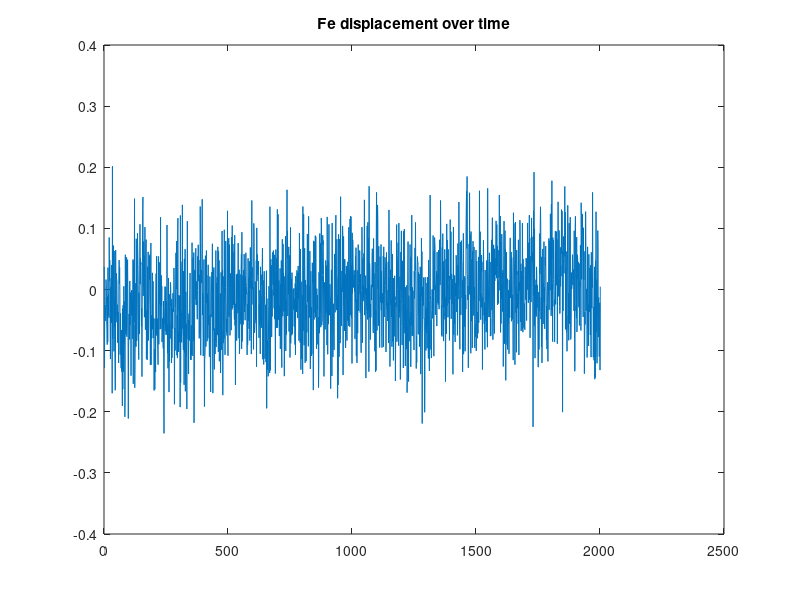
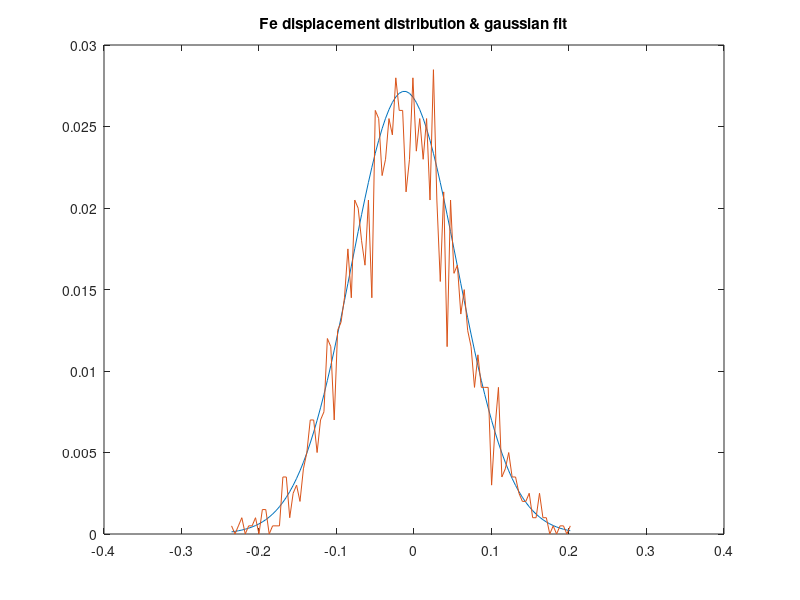
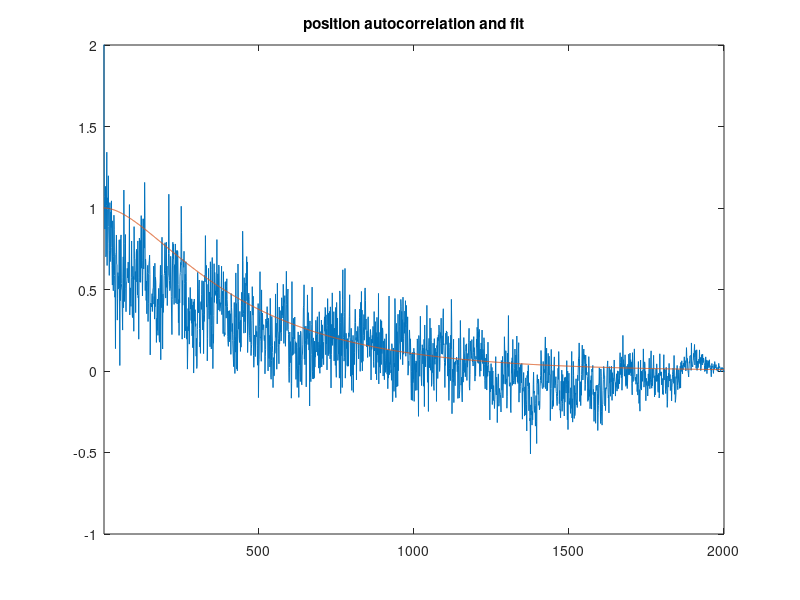
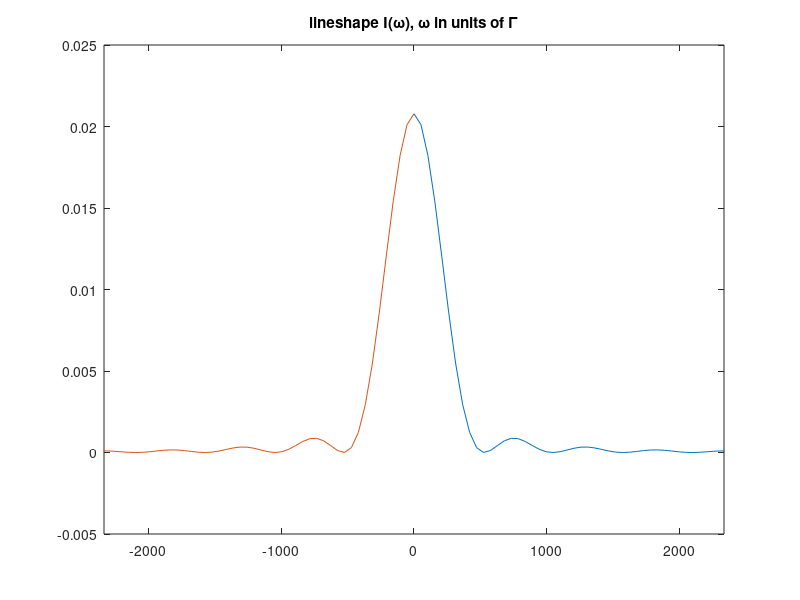

Source code (MATLAB) for these figures, in order:
clear
% change filename below as appropriate
rawdist=importdata('mb-ws.FEdist.dat');
figure, plot(rawdist), title('Fe displacement over time')
rawdistacorr=xcorr(rawdist);
poscorr=rawdistacorr(2001:4001);

%%%% uncomment the following to see frequency analysis of  position autocorrelation

% figure, plot(poscorr), title('position autocorrelation')
% y=poscorr;
% fbin=10000;
% Y = fft(y,fbin);
% Pyy = Y.* conj(Y) / fbin;
% f = 2*pi*(0:(fbin/2))/fbin;
% figure
% plot(f,Pyy(1:(fbin/2+1)))
% axis([0 0.120 0 5])
% title('Frequency content of position autocorrelation function')
% [C,I]=max(Pyy);, peakfreq=f(I)

units='angstroms,picoseconds'
gamma=3e-6
kray=7.3

timing=-2000:2000;
exphalfgammat=exp(-0.5*gamma*abs(timing));

distmax=max(rawdist)
distmin=min(rawdist)
scale=(min(rawdist):(max(rawdist)-min(rawdist))/99:max(rawdist));
histdist=hist(rawdist,100);
sig=std(rawdist)
a=mean(rawdist)
gauss=(9.3*exp(-1*(scale-a).^2/(2*sig^2))/sqrt(2*pi*sig^2));
figure, plot(scale,gauss/2001,scale,histdist/2001), title('Fe displacement distribution & gaussian fit')

kTinpNA=41.4
f=kTinpNA/sig^2
poscorr=rawdistacorr(2001:4001);
postime=timing(2001:4001);

% HARDCODED S,Q - use freq analysis as a starting point for S, fit by sight
% change as appropriate
%S=0.0044;, Q=0.365;
B = 0.0121;
S=0.0035;, Q=S/B;
for m=1:2001
  exp((m-1)*B/-2)*(cos((m-1)*Q*B)+(B/(2*Q*B))*sin((m-1)*Q*B));
  udamp(m)=ans;
  exp((m-1)*B/-2)*(cosh((m-1)*Q*B)+(B/(2*Q*B))*sinh((m-1)*Q*B));
  odamp(m)=ans;
  exp((m-1)*B/-2)*(1+B*(m-1)/2);
  nodamp(m)=ans;
end 
figure,plot(postime,poscorr,postime,odamp), axis([1 2000 -1 2]),title('position autocorrelation and fit')
w=sqrt(B^2/4 - S^2)
D=kTinpNA*w*w/(f*B)
alpha=S^2/B

fbin=40000;
for t=1:4001
        exp(-1*gamma*abs(t-2001)/2 - kray*(D/alpha)*(1-exp(-1*alpha*abs(t-2001))));
        tofft(t)=ans;
end
I = 0.015*fft(tofft,fbin)/2;
Pfft = I.* conj(I) / fbin;
mossfreq = 2*pi*(0:(fbin/2))/fbin;
negPfft = flipud(Pfft);
negmossfreq=-1*flipud(mossfreq);
figure
plot(mossfreq/gamma,Pfft(1:(fbin/2+1)),negmossfreq/gamma,negPfft(1:(fbin/2+1)))
title ('lineshape I(\omega), \omega in units of \Gamma')
axis ([-0.007/gamma 0.007/gamma -0.005 0.025])
